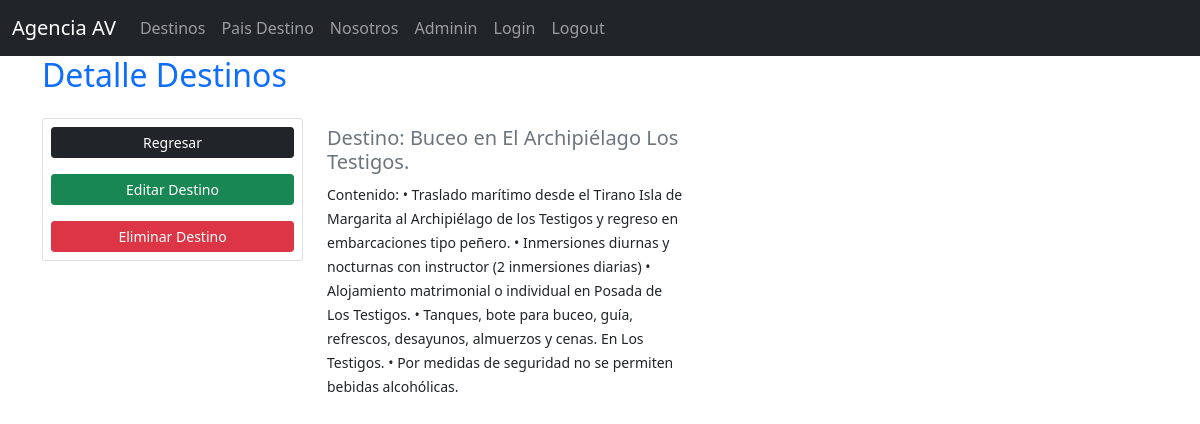
Page /categories/product_read/1/ on the committed database.
### apps/categories/models.py (models this page shows, shortened)
class Product(models.Model):
    title = models.CharField(max_length=150)
    content = models.TextField(max_length=2000, blank=True)
    category = models.ForeignKey(Category, on_delete=models.CASCADE)
    image = models.ImageField(blank = True, upload_to = 'img/')
    class Meta:
        ordering = ["-title"]

### apps/categories/views.py (the view)
# urls.py: path('product_read/<id>/', views.product_read, name='product_read'),
def product_read(request, id):
    products = Product.objects.get(pk = id)
    context = {'products': products}
    return render(request, 'categories/product_read.html', context)

### apps/categories/templates/categories/product_read.html (shortened to what this page needs)
{% extends 'categories/base.html' %}
{% load static %}
{% block content %}
<div class="container mb-4">
        <div class="row">
            <div class="col-12">
                <h2 class="font-weight-bold heading text-primary mb-6">Detalle Destinos</h2>
            </div>
            <div class="col-md-3 mt-3">
                <div class="card">
                    <a href="{% url 'product_list' %}" class="m-2 btn btn-dark btn-sm">Regresar</a>
                    <a href="{% url 'product_update' products.id %}" class="m-2 btn btn-success btn-sm">Editar Destino</a>
                    <a href="{% url 'product_delete' products.id %}" class="m-2 btn btn-danger btn-sm">Eliminar Destino</a>
            </div>
        </div>
            <div class="col-md-4">
                <div style="height: 90vh">
                    <h5 class="text-muted">Destino: {{ products.title }}</h5>
                    <small>Contenido: {{ products.content }}</small><br>
                </div>
            </div>
        </div>
    </div>
{% endblock %}

### rows in the picture
Product: title "Buceo en El Archipiélago Los Testigos.", content "• Traslado marítimo desde el Tirano Isla de Margarita al Archipiélago de los Testigos y regreso en embarcaciones tipo peñero. • Inmersiones diurnas y nocturnas con instructor (2 inmersiones diarias) • Alojamiento matrimonial o individual en Posada de Los Testigos. • Tanques, bote para buceo, guía, refrescos, desayunos, almuerzos y cenas. En Los Testigos. • Por medidas de seguridad no se permiten bebidas alcohólicas."
